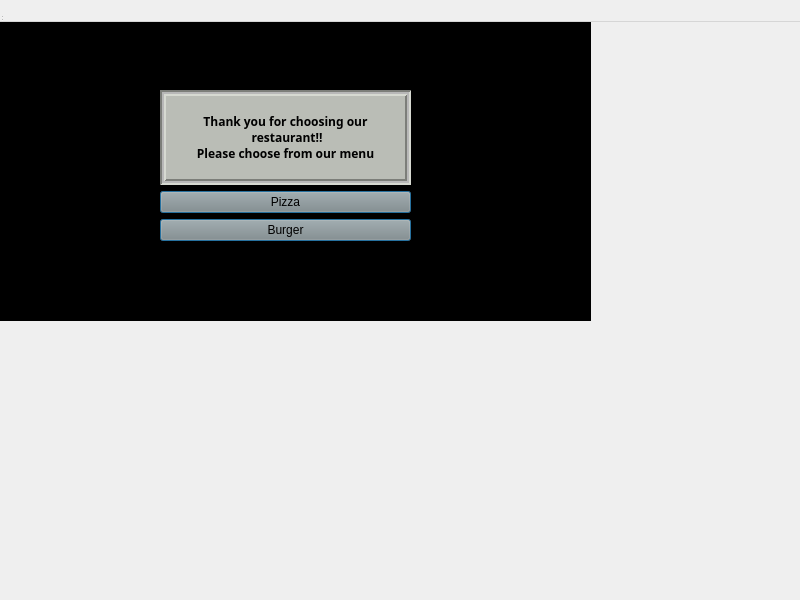
<?xml version="1.0" encoding="UTF-8"?>
<ui version="4.0">
 <class>Waiter Robot</class>
 <widget class="QWidget" name="Waiter Robot">
  <property name="geometry">
   <rect>
    <x>0</x>
    <y>0</y>
    <width>800</width>
    <height>600</height>
   </rect>
  </property>
  <property name="windowTitle">
   <string>MainWindow</string>
  </property>
  <property name="autoFillBackground">
   <bool>true</bool>
  </property>
  <property name="inputMethodHints">
   <set>Qt::ImhHiddenText</set>
  </property>
  <widget class="QWidget" name="centralwidget" native="true">
   <property name="geometry">
    <rect>
     <x>0</x>
     <y>10</y>
     <width>591</width>
     <height>311</height>
    </rect>
   </property>
   <property name="styleSheet">
    <string notr="true">background-color: rgb(0, 0, 0);
alternate-background-color: rgb(115, 210, 22);</string>
   </property>
   <widget class="QWidget" name="gridLayoutWidget">
    <property name="geometry">
     <rect>
      <x>160</x>
      <y>80</y>
      <width>251</width>
      <height>151</height>
     </rect>
    </property>
    <layout class="QGridLayout" name="gridLayout">
     <item row="1" column="0">
      <widget class="QPushButton" name="Pizza_button">
       <property name="styleSheet">
        <string notr="true">background-color: rgb(136, 138, 133);</string>
       </property>
       <property name="text">
        <string>Pizza</string>
       </property>
       <property name="default">
        <bool>true</bool>
       </property>
      </widget>
     </item>
     <item row="2" column="0">
      <widget class="QPushButton" name="Burger_button">
       <property name="styleSheet">
        <string notr="true">background-color: rgb(136, 138, 133);</string>
       </property>
       <property name="text">
        <string>Burger</string>
       </property>
       <property name="default">
        <bool>true</bool>
       </property>
      </widget>
     </item>
     <item row="0" column="0">
      <widget class="QLabel" name="label">
       <property name="font">
        <font>
         <family>Ubuntu Mono</family>
         <weight>75</weight>
         <bold>true</bold>
        </font>
       </property>
       <property name="mouseTracking">
        <bool>true</bool>
       </property>
       <property name="tabletTracking">
        <bool>true</bool>
       </property>
       <property name="layoutDirection">
        <enum>Qt::LeftToRight</enum>
       </property>
       <property name="autoFillBackground">
        <bool>false</bool>
       </property>
       <property name="styleSheet">
        <string notr="true">
background-color: rgb(186, 189, 182);</string>
       </property>
       <property name="frameShape">
        <enum>QFrame::Box</enum>
       </property>
       <property name="frameShadow">
        <enum>QFrame::Sunken</enum>
       </property>
       <property name="lineWidth">
        <number>2</number>
       </property>
       <property name="midLineWidth">
        <number>2</number>
       </property>
       <property name="text">
        <string>Thank you for choosing our   
 restaurant!!
Please choose from our menu</string>
       </property>
       <property name="textFormat">
        <enum>Qt::PlainText</enum>
       </property>
       <property name="alignment">
        <set>Qt::AlignCenter</set>
       </property>
       <property name="wordWrap">
        <bool>true</bool>
       </property>
       <property name="margin">
        <number>3</number>
       </property>
      </widget>
     </item>
    </layout>
   </widget>
  </widget>
  <widget class="QMenuBar" name="menubar">
   <property name="geometry">
    <rect>
     <x>0</x>
     <y>0</y>
     <width>800</width>
     <height>22</height>
    </rect>
   </property>
  </widget>
  <widget class="QStatusBar" name="statusbar">
   <property name="geometry">
    <rect>
     <x>0</x>
     <y>0</y>
     <width>3</width>
     <height>22</height>
    </rect>
   </property>
  </widget>
 </widget>
 <resources/>
 <connections/>
</ui>
